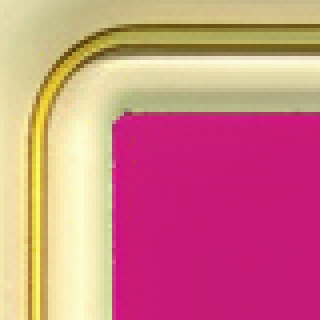
#> input picture design/ui/garden-suite-20261117/output/source/_frame_corner.png, 320 x 320 px, given in place of miora_text_to_image-1794907129021-0-293ea87477da.png, which was not available
$ python process_masters_v02.py
#> lines starting #> are read from the running program, lines starting #| are printed output that depends on the picture; after the words box and inside, x2 and y2 are one past the last pixel; in counts of white or black regions, pixels touching at a corner belong together
# -*- coding: utf-8 -*-
"""母版 v02 处理：统一色键判据抠透明 + 严格去色边 + 报告真实包围盒 + 三底预览。"""
import cv2, numpy as np, os, shutil
from PIL import Image

BASE = r'E:\UnityProject\MutiplayGame\BlockOut\design\ui\garden-suite-20261117\output'
M = r'C:\Users\admin\.workbuddy\plugins\data\mcp-miora\miora-media'
REVIEW = BASE + r'\review'
os.makedirs(REVIEW, exist_ok=True)

# 生成稿 -> (透明成品, 带底原图, 期望尺寸)
JOBS = [
    ('miora_text_to_image-1794907129021-0-293ea87477da.png',
     BASE + r'\components\panel-cream_v02.png', 'panel-cream_v02', (768,1024)),
    ('miora_text_to_image-1794907203095-0-4e96e2fb6de6.png',
     BASE + r'\components\button-green_v02.png', 'button-green_v02', (768,256)),
    ('miora_text_to_image-1794907213420-0-39206d34da84.png',
     BASE + r'\icons\icon-hint_v02.png', 'icon-hint_v02', (256,256)),
]

def chroma_key(src, expect):
#> called with expect = (768, 1024)
    im = cv2.imread(src).astype(np.float32)  # BGR
    b, g, r = im[:, :, 0], im[:, :, 1], im[:, :, 2]
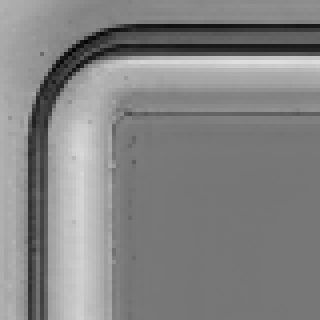
#> b: shape (320, 320) float32; min 4, max 223, mean 132
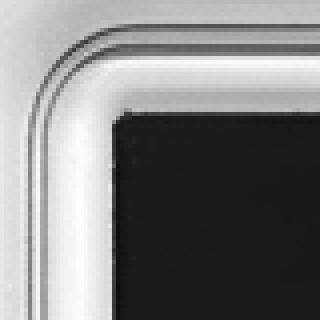
#> g: shape (320, 320) float32; min 10, max 253, mean 126.8
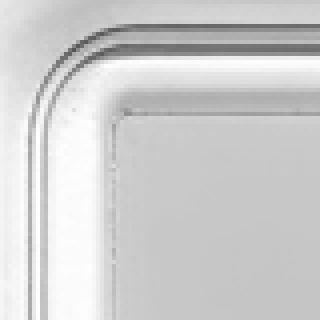
#> r: shape (320, 320) float32; min 84, max 255, mean 206.8
    # 主体判据：max(G/R, G/B)。背景洋红最高约 0.54，主体金色最低约 0.9
    subj = np.maximum(g/(r+1.0), g/(b+1.0))
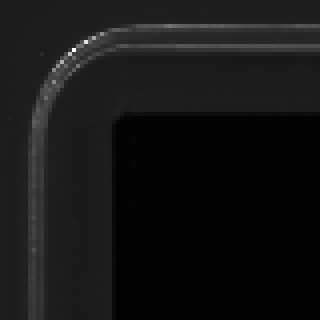
#> subj: shape (320, 320) float32; min 0.08, max 11.2, mean 1.01; drawn with min black and max white
    alpha = np.clip((subj - 0.62) / 0.20, 0, 1)
    alpha = (alpha*255).astype(np.uint8)
    # 低 alpha 直接归零，杜绝残点/毛刺（审查重点）
    alpha[alpha < 18] = 0
#> alpha: shape (320, 320); min 0, max 255, mean 147.8
    alpha = cv2.GaussianBlur(alpha, (3,3), 0.5)
    # 连通域只留最大主体，清掉水印文字等误判块
    n, labels, stats, _ = cv2.connectedComponentsWithStats((alpha>40).astype(np.uint8), 8)
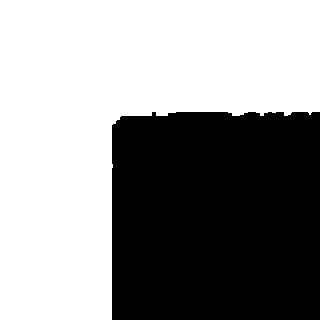
#> labels: shape (320, 320) int32; values 0 (black) and 1 (white), 58.1% white; 1 black region, box (x1, y1, x2, y2) and area: (112, 112, 320, 320) 42879
#> n = 2; stats = [[112, 112, 208, 208, 42879], [0, 0, 320, 320, 59521]]
    if n > 1:
        keep = 1 + int(np.argmax(stats[1:, cv2.CC_STAT_AREA]))
#> keep = 1
        alpha[labels != keep] = 0
#> alpha: shape (320, 320); min 0, max 255, mean 147.7
    # despill：用实测洋红(均值)中和半透明边缘残色；下限 0.5，防止放大噪点产生粉橙边
    bg_est = np.median(im[alpha < 10].reshape(-1,3), axis=0)  # BGR 实测底色
#> bg_est = [119, 25, 199]
    a = alpha[..., None].astype(np.float32)/255.0
    denom = np.maximum(a, 0.5)
    out = np.clip((im - (1-a)*bg_est)/denom, 0, 255)
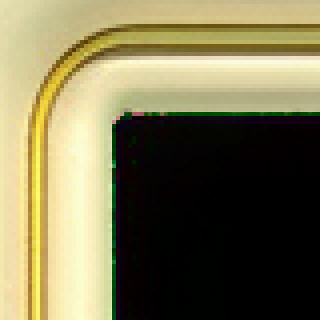
#> out: shape (320, 320, 3) float32; mean B, G, R 82.6, 117.3, 124.1
    # 极低 alpha 区域直接沿用底色，避免脏边
    out = np.where((alpha[..., None] < 25), im, out)
    rgba = np.dstack([out.astype(np.uint8), alpha])
    return rgba, bg_est

def bbox(alpha, thr=40):
    ys, xs = np.nonzero(alpha > thr)
    return (int(xs.min()), int(ys.min()), int(xs.max()), int(ys.max()))

def make_preview(rgba, name):
    b,g,r,a = cv2.split(rgba)
    al = a.astype(np.float32)/255
    h,w = a.shape
    yy,xx = np.mgrid[0:h,0:w]
    chk = (((xx//24+yy//24)%2)*28+120).astype(np.uint8)
    checker = np.dstack([chk]*3).astype(np.float32)
    bgs = {
        'white': np.full((h,w,3), 255, np.float32),
        'darkgray': np.full((h,w,3), 55, np.float32),
        'lightblue': np.zeros((h,w,3), np.float32),
    }
    bgs['lightblue'][:,:,0] = 205; bgs['lightblue'][:,:,1]=228; bgs['lightblue'][:,:,2]=245
    for bn, bg in bgs.items():
        comp = (rgba[:,:,:3].astype(np.float32)*al[...,None] + bg*(1-al[...,None])).astype(np.uint8)
        cv2.imwrite(os.path.join(REVIEW, f'{name}_{bn}.png'), comp)
    # 棋盘透明预览
    comp = (rgba[:,:,:3].astype(np.float32)*al[...,None] + checker*(1-al[...,None])).astype(np.uint8)
    cv2.imwrite(os.path.join(REVIEW, f'{name}_checker.png'), comp)

for fn, dst, name, expect in JOBS:
    rgba, bg_est = chroma_key(M + '\\' + fn, expect)
#> bg_est = [119, 25, 199]
    cv2.imwrite(dst, rgba)
    shutil.copy(M + '\\' + fn, BASE + r'\source' + f'\\{name}-source.png')
    x1,y1,x2,y2 = bbox(rgba[:,:,3])
#> x1 = 0; y1 = 0; x2 = 319; y2 = 319
    bw,bh = x2-x1+1, y2-y1+1
#> bw = 320; bh = 320
    print(f'{name}: canvas {expect[0]}x{expect[1]}  bbox=({x1},{y1})-({x2},{y2})  body={bw}x{bh}  ratio={bw/bh:.2f}  fill={bw*bh/(expect[0]*expect[1])*100:.0f}%  bg_est(BGR)={bg_est.round().astype(int).tolist()}')
#| panel-cream_v02: canvas 768x1024  bbox=(0,0)-(319,319)  body=320x320  ratio=1.00  fill=13%  bg_est(BGR)=[119, 25, 199]
    make_preview(rgba, name)
#> in make_preview, `comp = (rgba[:,:,:3].astype(np.float32)*al[...,None] + checker*(1-al[...`:
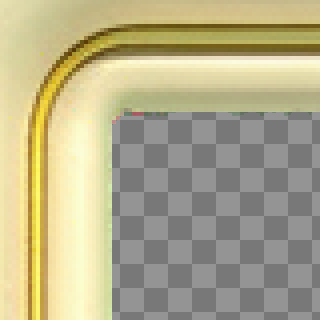
#> comp: shape (320, 320, 3); mean B, G, R 138.2, 172, 179.2
#> pass 2 of the loop `for fn, dst, name, expect in JOBS:`:
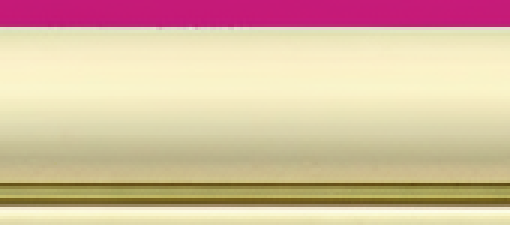
#> input picture design/ui/garden-suite-20261117/output/source/_frame_top.png, 510 x 225 px, given in place of miora_text_to_image-1794907203095-0-4e96e2fb6de6.png, which was not available
#> im: shape (225, 510, 3) float32
#> subj: shape (225, 510) float32
#> in chroma_key (call 2), `alpha = np.clip((subj - 0.62) / 0.20, 0, 1)`:
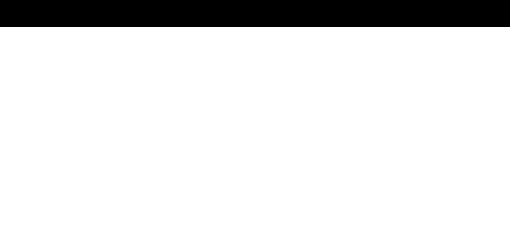
#> alpha: shape (225, 510) float32; values 0 (black) and 1 (white), 88% white; 1 black region, box (x1, y1, x2, y2) and area: (0, 0, 510, 27) 13770
#> stats = [[0, 0, 510, 27, 13770], [0, 27, 510, 198, 100980]]
#> in chroma_key (call 2), `bg_est = np.median(im[alpha < 10].reshape(-1,3), axis=0)`: bg_est = [120, 26, 197]
#> a: shape (225, 510, 1) float32
#> denom: shape (225, 510, 1) float32
#> rgba: shape (225, 510, 4)
#> y1 = 27; x2 = 509; y2 = 224
#> bw = 510; bh = 198
#| button-green_v02: canvas 768x256  bbox=(0,27)-(509,224)  body=510x198  ratio=2.58  fill=51%  bg_est(BGR)=[120, 26, 197]
#> chk: shape (225, 510); values 120 (black) and 148 (white), 49.9% white; 1 white region, box (x1, y1, x2, y2) and area: (0, 0, 510, 225) 57240
#> the loop in make_preview (call 2), `for bn, bg in bgs.items():` made 3 passes
#> bn on passes 1 to 3: 'white', 'darkgray', 'lightblue'
#> pass 3, in make_preview (call 2), `comp = (rgba[:,:,:3].astype(np.float32)*al[...,None] + bg*(1-al[...,No..`:
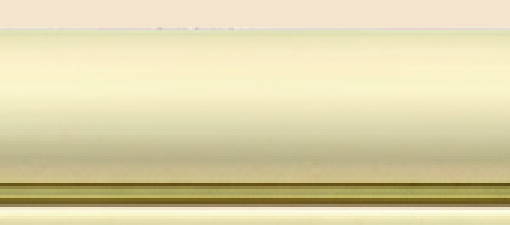
#> comp: shape (225, 510, 3); mean B, G, R 170.5, 211.9, 221.4
print('DONE -> review', REVIEW)
#| DONE -> review E:\UnityProject\MutiplayGame\BlockOut\design\ui\garden-suite-20261117\output\review
